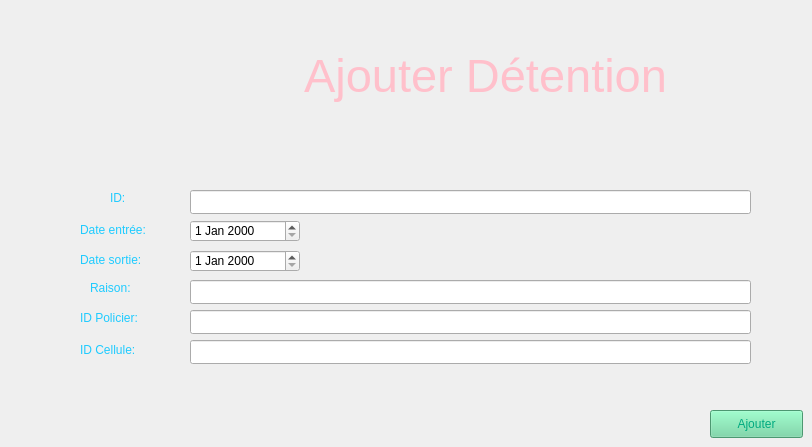
      <widget class="QWidget" name="tab_29">
       <attribute name="title">
        <string>Ajouter</string>
       </attribute>
       <widget class="QLineEdit" name="id_det">
        <property name="geometry">
         <rect>
          <x>190</x>
          <y>190</y>
          <width>561</width>
          <height>24</height>
         </rect>
        </property>
        <property name="text">
         <string/>
        </property>
       </widget>
       <widget class="QLabel" name="label_ajout_det">
        <property name="geometry">
         <rect>
          <x>250</x>
          <y>30</y>
          <width>471</width>
          <height>91</height>
         </rect>
        </property>
        <property name="font">
         <font>
          <pointsize>35</pointsize>
         </font>
        </property>
        <property name="styleSheet">
         <string notr="true">color:pink</string>
        </property>
        <property name="lineWidth">
         <number>5</number>
        </property>
        <property name="text">
         <string>Ajouter Détention</string>
        </property>
        <property name="textFormat">
         <enum>Qt::PlainText</enum>
        </property>
        <property name="alignment">
         <set>Qt::AlignCenter</set>
        </property>
       </widget>
       <widget class="QPushButton" name="pushButton_ajouter_det">
        <property name="geometry">
         <rect>
          <x>710</x>
          <y>410</y>
          <width>93</width>
          <height>28</height>
         </rect>
        </property>
        <property name="styleSheet">
         <string notr="true">color: rgb(0, 170, 127);
background-color: rgb(106, 213, 158);</string>
        </property>
        <property name="text">
         <string>Ajouter</string>
        </property>
       </widget>
       <widget class="QLineEdit" name="raison_det">
        <property name="geometry">
         <rect>
          <x>190</x>
          <y>280</y>
          <width>561</width>
          <height>24</height>
         </rect>
        </property>
        <property name="text">
         <string/>
        </property>
       </widget>
       <widget class="QLineEdit" name="idcel_2">
        <property name="geometry">
         <rect>
          <x>190</x>
          <y>340</y>
          <width>561</width>
          <height>24</height>
         </rect>
        </property>
        <property name="text">
         <string/>
        </property>
       </widget>
       <widget class="QLineEdit" name="idp_maya">
        <property name="geometry">
         <rect>
          <x>190</x>
          <y>310</y>
          <width>561</width>
          <height>24</height>
         </rect>
        </property>
        <property name="text">
         <string/>
        </property>
       </widget>
       <widget class="QLabel" name="label_date_ent">
        <property name="geometry">
         <rect>
          <x>80</x>
          <y>220</y>
          <width>81</width>
          <height>20</height>
         </rect>
        </property>
        <property name="styleSheet">
         <string notr="true">color:rgb(30, 203, 255)</string>
        </property>
        <property name="text">
         <string>Date entrée:</string>
        </property>
       </widget>
       <widget class="QLabel" name="label_date_sor">
        <property name="geometry">
         <rect>
          <x>80</x>
          <y>250</y>
          <width>81</width>
          <height>20</height>
         </rect>
        </property>
        <property name="styleSheet">
         <string notr="true">color:rgb(30, 203, 255)</string>
        </property>
        <property name="text">
         <string>Date sortie:</string>
        </property>
       </widget>
       <widget class="QLabel" name="label_idcel_2">
        <property name="geometry">
         <rect>
          <x>80</x>
          <y>340</y>
          <width>71</width>
          <height>20</height>
         </rect>
        </property>
        <property name="styleSheet">
         <string notr="true">color:rgb(30, 203, 255)</string>
        </property>
        <property name="text">
         <string>ID Cellule:</string>
        </property>
       </widget>
       <widget class="QLabel" name="label_id_det">
        <property name="geometry">
         <rect>
          <x>110</x>
          <y>190</y>
          <width>55</width>
          <height>16</height>
         </rect>
        </property>
        <property name="styleSheet">
         <string notr="true">color:rgb(30, 203, 255)</string>
        </property>
        <property name="text">
         <string>ID:</string>
        </property>
       </widget>
       <widget class="QLabel" name="label_raison_det">
        <property name="geometry">
         <rect>
          <x>90</x>
          <y>280</y>
          <width>55</width>
          <height>16</height>
         </rect>
        </property>
        <property name="styleSheet">
         <string notr="true">color:rgb(30, 203, 255)</string>
        </property>
        <property name="text">
         <string>Raison:</string>
        </property>
       </widget>
       <widget class="QLabel" name="label_maya_idp">
        <property name="geometry">
         <rect>
          <x>80</x>
          <y>310</y>
          <width>71</width>
          <height>16</height>
         </rect>
        </property>
        <property name="styleSheet">
         <string notr="true">color:rgb(30, 203, 255)</string>
        </property>
        <property name="text">
         <string>ID Policier:</string>
        </property>
       </widget>
       <widget class="QDateEdit" name="date_entree">
        <property name="geometry">
         <rect>
          <x>190</x>
          <y>220</y>
          <width>110</width>
          <height>22</height>
         </rect>
        </property>
       </widget>
       <widget class="QDateEdit" name="date_sortie">
        <property name="geometry">
         <rect>
          <x>190</x>
          <y>250</y>
          <width>110</width>
          <height>22</height>
         </rect>
        </property>
       </widget>
      </widget>
